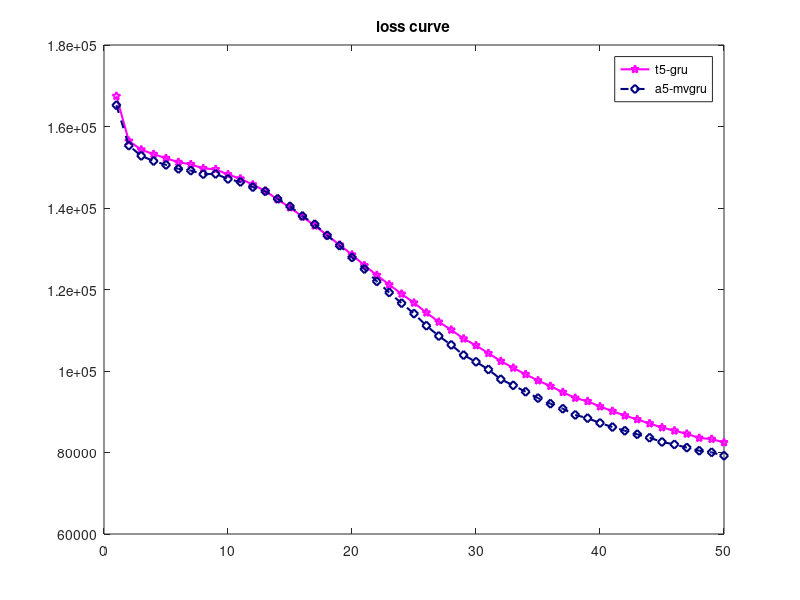

Write MATLAB code to recreate this figure.

x = 1:1:50;

a1 = 't5-gru';
y1 = [3559349.59, 2647094.65, 2487285.33, 2407050.61, 2350462.99, 2295134.44, 2237953.85, 2175935.09, 2107898.72, 2045205.49, 1986695.16, 1930573.88, 1880384.14, 1835703.89, 1796010.59, 1758410.49, 1723269.30, 1690597.71, 1661025.42, 1628349.88, 1601728.91, 1576450.95, 1551254.03, 1526968.91, 1506410.74, 1485353.18, 1467144.97, 1451962.27, 1434035.43, 1418861.01, 1403539.25, 1391689.47, 1410986.35, 1369148.57, 1352572.11, 1342782.45, 1331661.85, 1319613.50, 1312510.70, 1301670.07, 1293862.24, 1284529.57, 1276201.28, 1268568.50, 1263124.94, 1252941.44, 1249406.54, 1242894.44, 1235597.65, 1230948.22];

a2 = 'a5-mvgru';
y2 = [167460.21, 156461.75, 154305.90, 153210.67, 152229.47, 151240.32, 150716.15, 149711.53, 149488.97, 148220.78, 147192.52, 145734.97, 144198.30, 142104.89, 140104.42, 137886.62, 135653.38, 133312.75, 130962.42, 128538.09, 125900.72, 123516.76, 121190.89, 118920.82, 116729.43, 114318.68, 112044.22, 110102.03, 107927.32, 106270.80, 104345.45, 102415.23, 100770.63, 99185.95, 97653.06, 96287.92, 94796.43, 93385.79, 92569.62, 91266.67, 90163.62, 89049.63, 88128.79, 87111.95, 86136.77, 85355.70, 84583.00, 83560.72, 83292.79, 82468.27];

a3 = 'a5-mvgru2u';
y3 = [165218.68, 155321.85, 152794.58, 151529.12, 150576.27, 149603.68, 149179.70, 148312.50, 148367.40, 147126.96, 146389.66, 145124.03, 144109.40, 142265.66, 140414.03, 138035.59, 136013.85, 133279.47, 130757.34, 127865.08, 125029.16, 121998.04, 119269.10, 116638.65, 114073.81, 111118.39, 108582.05, 106397.95, 103897.63, 102254.00, 100371.59, 97964.30, 96480.14, 94907.34, 93352.16, 91983.42, 90739.83, 89215.25, 88427.61, 87238.91, 86249.37, 85338.50, 84478.35, 83626.92, 82583.65, 81975.09, 81197.38, 80432.63, 80042.20, 79203.47];
y = {y1, y2, y3};
lines = {'s--', 'p-', 'd--', 'o-', '*--', '<-', '>--', 'x-'};
    % :  Dotted line
    % -. Dash-dotted line
    % -- Dashed line
    % -  Solid line
colors = {
    [0, 0, 0],  [1 0 1],      [0 0 0.5], ...
    [1 0.2 0],    [0 0.5 0],      [0 0 1], ...
    [0 1 1],    [0 0.5 1],      [1 0 0]};
figure();
for i = 2:1:3
    plot(x, y{i}, lines{i}, 'Color',colors{i}, 'LineWidth', 1.5, 'MarkerSize', 6);
    hold on;
end
title('loss curve')

alphas = {a1, a2, a3};
leg = legend(alphas);
set(leg)










